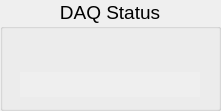
  <widget class="QGroupBox" name="groupBox_3" >
   <property name="geometry" >
    <rect>
     <x>9</x>
     <y>180</y>
     <width>221</width>
     <height>111</height>
    </rect>
   </property>
   <property name="maximumSize" >
    <size>
     <width>250</width>
     <height>170</height>
    </size>
   </property>
   <property name="font" >
    <font>
     <pointsize>14</pointsize>
    </font>
   </property>
   <property name="autoFillBackground" >
    <bool>false</bool>
   </property>
   <property name="title" >
    <string>DAQ Status</string>
   </property>
   <property name="alignment" >
    <set>Qt::AlignHCenter</set>
   </property>
   <property name="flat" >
    <bool>false</bool>
   </property>
   <property name="checkable" >
    <bool>false</bool>
   </property>
   <layout class="QGridLayout" >
    <item row="0" column="0" >
     <layout class="QHBoxLayout" >
      <property name="spacing" >
       <number>0</number>
      </property>
      <item>
       <widget class="CAImageMbbi" name="s1_8" >
        <property name="minimumSize" >
         <size>
          <width>20</width>
          <height>10</height>
         </size>
        </property>
        <property name="maximumSize" >
         <size>
          <width>30</width>
          <height>30</height>
         </size>
        </property>
        <property name="pvname" >
         <string>RBA_STATUS</string>
        </property>
        <property name="dmode" stdset="0" >
         <enum>CAImageMbbi::TrueFalse</enum>
        </property>
        <property name="falsepxm" stdset="0" >
         <pixmap resource="../bin/application.qrc" >:/images/DDS_MC_rect_off.png</pixmap>
        </property>
        <property name="truepxm" stdset="0" >
         <pixmap resource="../bin/application.qrc" >:/images/DDS_MC_rect_on.png</pixmap>
        </property>
        <property name="index" >
         <number>1</number>
        </property>
       </widget>
      </item>
      <item>
       <widget class="CAImageMbbi" name="s1_9" >
        <property name="minimumSize" >
         <size>
          <width>20</width>
          <height>10</height>
         </size>
        </property>
        <property name="maximumSize" >
         <size>
          <width>30</width>
          <height>30</height>
         </size>
        </property>
        <property name="pvname" >
         <string>RBA_STATUS</string>
        </property>
        <property name="dmode" stdset="0" >
         <enum>CAImageMbbi::TrueFalse</enum>
        </property>
        <property name="falsepxm" stdset="0" >
         <pixmap resource="../bin/application.qrc" >:/images/DDS_MC_rect_off.png</pixmap>
        </property>
        <property name="truepxm" stdset="0" >
         <pixmap resource="../bin/application.qrc" >:/images/DDS_MC_rect_on.png</pixmap>
        </property>
        <property name="index" >
         <number>2</number>
        </property>
       </widget>
      </item>
      <item>
       <widget class="CAImageMbbi" name="s1_10" >
        <property name="minimumSize" >
         <size>
          <width>20</width>
          <height>10</height>
         </size>
        </property>
        <property name="maximumSize" >
         <size>
          <width>30</width>
          <height>30</height>
         </size>
        </property>
        <property name="pvname" >
         <string>RBA_STATUS</string>
        </property>
        <property name="dmode" stdset="0" >
         <enum>CAImageMbbi::TrueFalse</enum>
        </property>
        <property name="falsepxm" stdset="0" >
         <pixmap resource="../bin/application.qrc" >:/images/DDS_MC_rect_off.png</pixmap>
        </property>
        <property name="truepxm" stdset="0" >
         <pixmap resource="../bin/application.qrc" >:/images/DDS_MC_rect_on.png</pixmap>
        </property>
        <property name="index" >
         <number>3</number>
        </property>
       </widget>
      </item>
      <item>
       <widget class="CAImageMbbi" name="s1_11" >
        <property name="minimumSize" >
         <size>
          <width>20</width>
          <height>10</height>
         </size>
        </property>
        <property name="maximumSize" >
         <size>
          <width>30</width>
          <height>30</height>
         </size>
        </property>
        <property name="pvname" >
         <string>RBA_STATUS</string>
        </property>
        <property name="dmode" stdset="0" >
         <enum>CAImageMbbi::TrueFalse</enum>
        </property>
        <property name="falsepxm" stdset="0" >
         <pixmap resource="../bin/application.qrc" >:/images/DDS_MC_rect_off.png</pixmap>
        </property>
        <property name="truepxm" stdset="0" >
         <pixmap resource="../bin/application.qrc" >:/images/DDS_MC_rect_on.png</pixmap>
        </property>
        <property name="index" >
         <number>4</number>
        </property>
       </widget>
      </item>
      <item>
       <widget class="CAImageMbbi" name="s1_12" >
        <property name="minimumSize" >
         <size>
          <width>20</width>
          <height>10</height>
         </size>
        </property>
        <property name="maximumSize" >
         <size>
          <width>30</width>
          <height>30</height>
         </size>
        </property>
        <property name="pvname" >
         <string>RBA_STATUS</string>
        </property>
        <property name="dmode" stdset="0" >
         <enum>CAImageMbbi::TrueFalse</enum>
        </property>
        <property name="falsepxm" stdset="0" >
         <pixmap resource="../bin/application.qrc" >:/images/DDS_MC_rect_off.png</pixmap>
        </property>
        <property name="truepxm" stdset="0" >
         <pixmap resource="../bin/application.qrc" >:/images/DDS_MC_rect_on.png</pixmap>
        </property>
        <property name="index" >
         <number>5</number>
        </property>
       </widget>
      </item>
      <item>
       <widget class="CAImageMbbi" name="s1_13" >
        <property name="minimumSize" >
         <size>
          <width>20</width>
          <height>10</height>
         </size>
        </property>
        <property name="maximumSize" >
         <size>
          <width>30</width>
          <height>30</height>
         </size>
        </property>
        <property name="pvname" >
         <string>RBA_STATUS</string>
        </property>
        <property name="dmode" stdset="0" >
         <enum>CAImageMbbi::TrueFalse</enum>
        </property>
        <property name="falsepxm" stdset="0" >
         <pixmap resource="../bin/application.qrc" >:/images/DDS_MC_rect_off.png</pixmap>
        </property>
        <property name="truepxm" stdset="0" >
         <pixmap resource="../bin/application.qrc" >:/images/DDS_MC_rect_on.png</pixmap>
        </property>
        <property name="index" >
         <number>6</number>
        </property>
       </widget>
      </item>
     </layout>
    </item>
    <item row="1" column="0" >
     <widget class="CALabel" name="s1_14" >
      <property name="minimumSize" >
       <size>
        <width>0</width>
        <height>25</height>
       </size>
      </property>
      <property name="maximumSize" >
       <size>
        <width>230</width>
        <height>35</height>
       </size>
      </property>
      <property name="palette" >
       <palette>
        <active>
         <colorrole role="WindowText" >
          <brush brushstyle="SolidPattern" >
           <color alpha="255" >
            <red>0</red>
            <green>0</green>
            <blue>0</blue>
           </color>
          </brush>
         </colorrole>
        </active>
        <inactive>
         <colorrole role="WindowText" >
          <brush brushstyle="SolidPattern" >
           <color alpha="255" >
            <red>0</red>
            <green>0</green>
            <blue>0</blue>
           </color>
          </brush>
         </colorrole>
        </inactive>
        <disabled>
         <colorrole role="WindowText" >
          <brush brushstyle="SolidPattern" >
           <color alpha="255" >
            <red>115</red>
            <green>115</green>
            <blue>115</blue>
           </color>
          </brush>
         </colorrole>
        </disabled>
       </palette>
      </property>
      <property name="font" >
       <font>
        <pointsize>12</pointsize>
        <weight>75</weight>
        <bold>true</bold>
       </font>
      </property>
      <property name="autoFillBackground" >
       <bool>true</bool>
      </property>
      <property name="alignment" >
       <set>Qt::AlignCenter</set>
      </property>
      <property name="wordWrap" >
       <bool>false</bool>
      </property>
      <property name="indent" >
       <number>5</number>
      </property>
      <property name="pvname" >
       <string>RBA_STATUS</string>
      </property>
      <property name="dmode" stdset="0" >
       <enum>CALabel::Choice</enum>
      </property>
      <property name="cmode" stdset="0" >
       <enum>CALabel::Alarm</enum>
      </property>
      <property name="ttdmode" stdset="0" >
       <enum>CALabel::Hide</enum>
      </property>
      <property name="dbrequest" stdset="0" >
       <enum>CALabel::DBRGSTR</enum>
      </property>
      <property name="messages" stdset="0" >
       <stringlist/>
      </property>
     </widget>
    </item>
   </layout>
  </widget>
